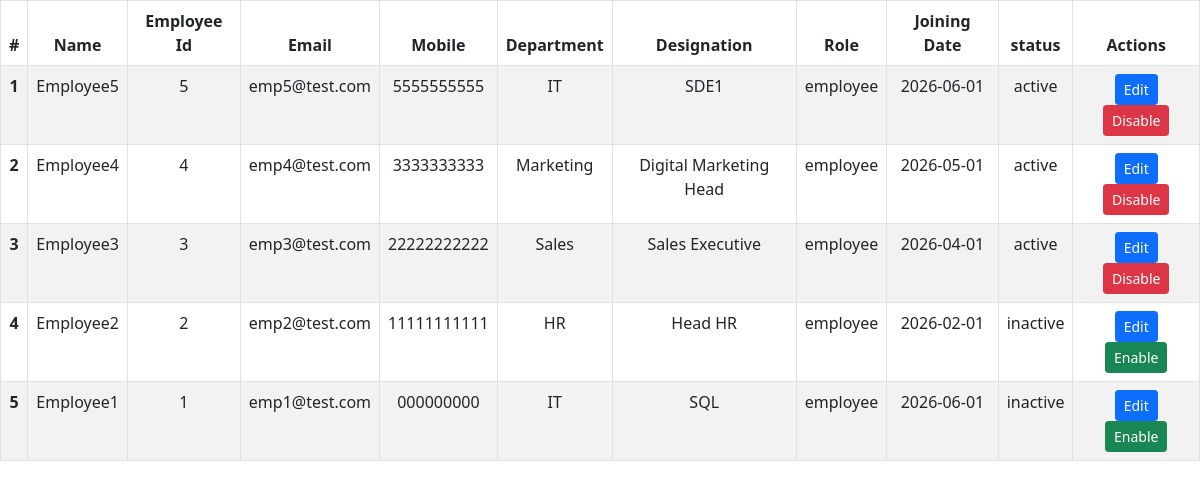
/admin/users_data.php (signed in), run on the app's committed database.
### tables this page shows
CREATE TABLE `employees` (
  `id` int NOT NULL,
  `user_id` int NOT NULL,
  `full_name` varchar(255) NOT NULL,
  `mobile` varchar(20) NOT NULL,
  `department` varchar(100) NOT NULL,
  `designation` varchar(100) NOT NULL,
  `joining_date` date NOT NULL,
  `created_at` timestamp NOT NULL DEFAULT CURRENT_TIMESTAMP
);

CREATE TABLE `users` (
  `id` int NOT NULL,
  `email` varchar(150) NOT NULL,
  `password` varchar(255) NOT NULL,
  `role` enum('admin','manager','employee') NOT NULL,
  `status` enum('active','inactive') NOT NULL DEFAULT 'active',
  `created_at` timestamp NOT NULL DEFAULT CURRENT_TIMESTAMP
);

### admin/users_data.php (the view, shortened to what this page needs)
<?php
require_once "../config/database.php";
$query = "SELECT u.id, u.email, e.mobile, u.role, u.status, e.id as employee_id, e.full_name, e.department, e.designation,  e.joining_date FROM users u LEFT JOIN employees e ON u.id = e.user_id WHERE u.role NOT IN ('admin', 'manager')";
$query .= " ORDER BY u.id DESC";
$stmt = $conn->prepare($query);
$stmt->execute();
$result = $stmt->get_result();
?>
<!DOCTYPE html>
<html lang="en">
<head>
    <link href="https://cdn.jsdelivr.net/npm/bootstrap@5.0.2/dist/css/bootstrap.min.css" rel="stylesheet">
</head>
<body>
    <table class="table table-striped table-hover table-bordered text-center">
        <thead>
            <tr>
                <th scope="col">#</th>
                <th scope="col">Name</th>
                <th scope="col">Employee Id</th>
                <th scope="col">Email</th>
                <th scope="col">Mobile</th>
                <th scope="col">Department</th>
                <th scope="col">Designation</th>
                <th scope="col">Role</th>
                <th scope="col">Joining Date</th>
                <th scope="col">status</th>
                <th scope="col">Actions</th>
            </tr>
        </thead>
        <tbody>
            <?php
            $sr = 1;
            while ($row = $result->fetch_assoc()) {
            ?>
                <tr>
                    <th scope="row"><?php echo $sr++ ?></th>
                    <td><?php echo $row['full_name'] ?></td>
                    <td><?php echo $row['employee_id'] ?></td>
                    <td><?php echo $row['email'] ?></td>
                    <td><?php echo $row['mobile'] ?></td>
                    <td><?php echo $row['department'] ?></td>
                    <td><?php echo $row['designation'] ?></td>
                    <td><?php echo $row['role'] ?></td>
                    <td><?php echo $row['joining_date'] ?></td>
                    <td><?php echo $row['status'] ?></td>
                    <td><button class="btn btn-primary btn-sm" onclick="window.location.href = 'edit_user.php?user_id=<?php echo $row['id'] ?>'">Edit</button>
                        <?php if ($row['status'] == 'active') { ?>
                            <a href="toggle_status.php?user_id=<?php echo $row['id']; ?>&status=inactive"
                                class="btn btn-danger btn-sm">
                                Disable
                            </a>
                        <?php } else { ?>
                            <a href="toggle_status.php?user_id=<?php echo $row['id']; ?>&status=active"
                                class="btn btn-success btn-sm">
                                Enable
                            </a>
                        <?php } ?>
                    </td>
                </tr>
            <?php } ?>
        </tbody>
    </table>
</body>
</html>

### data on the page
employees: full_name "Employee5", id "5", user.email "emp5@test.com", mobile "5555555555", department "IT", designation "SDE1", user.role "employee", joining_date "2026-06-01", user.status "active"
employees: full_name "Employee4", id "4", user.email "emp4@test.com", mobile "3333333333", department "Marketing", designation "Digital Marketing Head", user.role "employee", joining_date "2026-05-01", user.status "active"
employees: full_name "Employee3", id "3", user.email "emp3@test.com", mobile "22222222222", department "Sales", designation "Sales Executive", user.role "employee", joining_date "2026-04-01", user.status "active"
employees: full_name "Employee2", id "2", user.email "emp2@test.com", mobile "11111111111", department "HR", designation "Head HR", user.role "employee", joining_date "2026-02-01", user.status "inactive"
employees: full_name "Employee1", id "1", user.email "emp1@test.com", mobile "000000000", department "IT", designation "SQL", user.role "employee", joining_date "2026-06-01", user.status "inactive"
